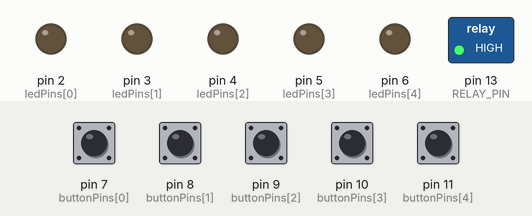
This sketch was run on a simulated Arduino Uno, built with avr-gcc and run on an emulated ATmega328P. Shown: switched loads named in the sketch (green lamp = pin HIGH), output pins drawn as LEDs (lit = HIGH). Inputs (shaded band) come from the test bench; at power-on: pin 7 (buttonPins[0]), pin 8 (buttonPins[1]), pin 9 (buttonPins[2]), pin 10 (buttonPins[3]), pin 11 (buttonPins[4]) HIGH. What the sketch prints to the serial monitor is not drawn.

Above: at 1.2 s.
1.3 s: pin 7 (buttonPins[0]) pulled LOW for 1 s
At 3.2 s:
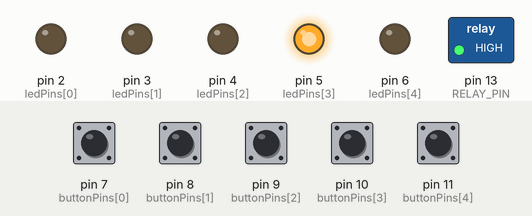
3.8 s: pin 8 (buttonPins[1]) pulled LOW for 0.15 s
At 4.4 s:
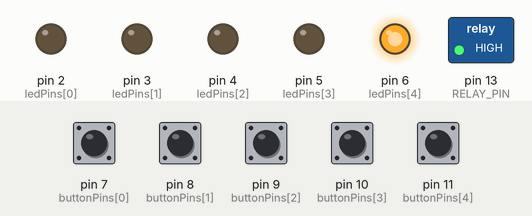
6.9 s: pin 8 (buttonPins[1]) pulled LOW for 1 s
At 7.14 s:
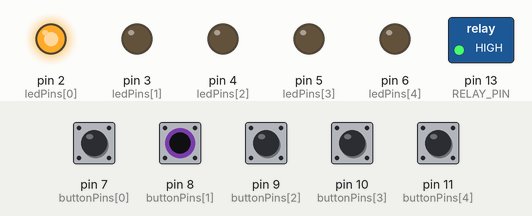
9.4 s: pin 7 (buttonPins[0]) pulled LOW for 0.15 s
At 9.9 s:
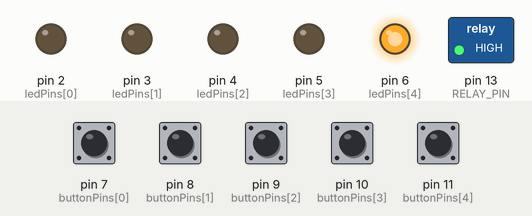
Timing chart, 0 to 13.0 s (numbered marks = the images above; inputs shaded):
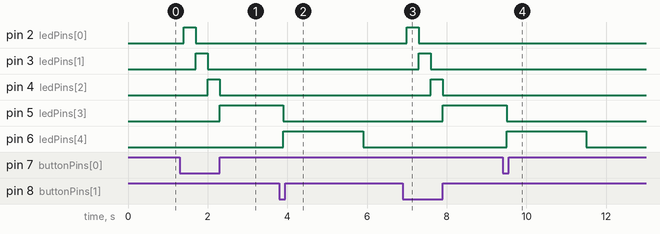

The sketch:

Unknown_TASTY.ino
```cpp
#include <Bounce2.h>

/*
 * Keypad system to replace the lock system for the fridge door?
 * There are 12 buttons, each associated with a unique letter
 * There are 5 leds, to indicate the current state of the input sequence
 * Only one led is on at a time, the leds dance transitioning from the last state to the first
 * if correct, otherwise the last led is lit for one second.
 *
 * Reset by holding the buttons O and S aat the same time for three seconds
 * Once this door has been unlocked, the keypad is "disabled" for the players and the door
 * remains unlocked until a staff reset
 *
 * Mapping of letters to pin numbers
 * A, 8, 1    O:
 * T: 7, 0    S: 9, 2
 * I:         K:
 * L:         R:
 * U:         M:
 * Y: 10,3    N:
 *
 * All letters not part of the correct sequence share the last pin (11) (i.e they are set up in parallel)
 */


#define RELAY_PIN 13
#define NUM_LEDS 5
#define NUM_BUTTON_PINS 5 // Uno does not have that many pins, so all invalid buttons share a pin
#define SEQUENCE_LENGTH 5
#define LOCKOUT_TIME 300
#define DEBOUNCE_TIME 100
#define PLAYER_LOCKOUT_TIME 1000 //  time (s) the last led is displayed for
#define RESET_BUTTON 0 // index of the button to be held
#define OTHER_RESET_BUTTON 3 // both buttons are to be held for the full reset
#define RESET_BUTTON_HOLD_TIME 3000 // time (ms) that the reset buttons must be held for
#define FLICKER 100 // time (ms) that each led is on for during the dance
#define NUM_FLICKERS 5

const int ledPins[NUM_LEDS] = {2,3,4,5,6};
const int buttonPins[NUM_BUTTON_PINS] = {7,8,9,10,11};
const int correctSequence[SEQUENCE_LENGTH] = {7,8,9,7,10};

int currentSequence[SEQUENCE_LENGTH] = {0,0,0,0,0};
int sequenceCounter = 0;

Bounce debounce[NUM_BUTTON_PINS];

int long previousTime = 0;

int ledFlags[NUM_LEDS] = {0,0,0,0,0};

bool isDoorUnlocked = false;

void setup() {

  for (int i = 0; i < NUM_BUTTON_PINS; i++){
    debounce[i] = Bounce();
    debounce[i].attach(buttonPins[i]);
    debounce[i].interval(DEBOUNCE_TIME);
    pinMode(buttonPins[i], INPUT_PULLUP);
  }

  for (int i = 0; i < NUM_LEDS; i++){
     pinMode(ledPins[i], OUTPUT);
     digitalWrite(ledPins[i], LOW);
  }

  pinMode(RELAY_PIN, OUTPUT);
  digitalWrite(RELAY_PIN, HIGH); // turns the magnet on to lock the door

  Serial.begin(9600);

}

void loop() {

  for (int i = 0; i < NUM_BUTTON_PINS; i++){
    debounce[i].update();
  }

  if (isDoorUnlocked){
    if (debounce[RESET_BUTTON].read() == LOW && debounce[OTHER_RESET_BUTTON].read() == LOW){
      Serial.println("A ,O Being held");
      delay(RESET_BUTTON_HOLD_TIME);
      if (debounce[RESET_BUTTON].read() == LOW && debounce[OTHER_RESET_BUTTON].read() == LOW){
        reset();
        previousTime = millis(); // temporarily ignores input, or else registers a button press
      }
    }
    return;
  }

  if (millis() - previousTime < LOCKOUT_TIME){
      return;
  }

  // poll the state of the buttons for whichever was pushed
  for (int i = 0; i < NUM_BUTTON_PINS; i++){
    if (debounce[i].read() == LOW){
      pushButton(i);
      previousTime = millis();
      break;
    }
  }

  // light up the leds according to the flags
  for (int i = 0; i < NUM_LEDS; i++){
    digitalWrite(ledPins[i], ledFlags[i]);
  }

}

boolean checkSequence(){
  for (int i = 0; i < SEQUENCE_LENGTH; i++){
    if (currentSequence[i] != correctSequence[i]){
      return false;
    }
  }
  return true;
}

/*
 * Input: pin number of the button that was pushed (7 to 12)
 * Stores the integer in the current sequence
 * Adjusts the led flags
 * On the 5th button press, check the validity of the sequence and
 * call the win or reset function
 */

void pushButton(int i){

  currentSequence[sequenceCounter] = i;
  Serial.print(i);

  if (sequenceCounter == NUM_LEDS - 1){
      if (checkSequence()){
        Serial.println("Correct Sequence");
        win();
      }else{
        Serial.println("Incorrect Sequence");
        digitalWrite(ledPins[NUM_LEDS -2], LOW);
        digitalWrite(ledPins[NUM_LEDS -1], HIGH);
        delay(PLAYER_LOCKOUT_TIME); // light up the last led for a second
        reset();
      }
  }else{
      for (int i = 0; i < NUM_LEDS; i++){
        ledFlags[i] = LOW;
      }
      ledFlags[sequenceCounter] = HIGH;
      sequenceCounter++;
  }

}

/*
 * Reset the ledflags, the current sequence input and other variables.
 * Turn on the magnetic lock.
 */

void reset(){
  for (int i = 0; i < SEQUENCE_LENGTH; i++){
    currentSequence[i] = 0;
    ledFlags[i] = LOW;
  }
  sequenceCounter = 0;
  isDoorUnlocked = false;
  digitalWrite(RELAY_PIN, HIGH);
  delay(PLAYER_LOCKOUT_TIME);
}

/*
 * Unlock the magnetic lock and make the leds dance, then reset the led flags.
 */

void win(){
  dance();
  for (int i = 0; i < NUM_LEDS; i++){
    ledFlags[i] = LOW;
  }
  isDoorUnlocked = true;
  digitalWrite(RELAY_PIN, LOW);
}

/*
 * Only one led can be on at a time so just light them up one at a time
 * in sequence
 */

void dance(){
  for (int i = 0; i < NUM_FLICKERS; i++){
    digitalWrite(ledPins[NUM_LEDS -1], LOW);
    digitalWrite(ledPins[0], HIGH);
    delay(FLICKER);
    for (int i = 1; i < NUM_LEDS; i++){
      digitalWrite(ledPins[i-1], LOW);
      digitalWrite(ledPins[i],HIGH);
      delay(FLICKER);
    }
  }
}
```

Measured:
- after the input at 1.3 s, pin 2 (ledPins[0]): LOW → HIGH after 0.10 s, → LOW 0.30 s later; pin 3 (ledPins[1]): LOW → HIGH after 0.40 s, → LOW 0.30 s later; pin 4 (ledPins[2]): LOW → HIGH after 0.70 s, → LOW 0.30 s later; pin 5 (ledPins[3]): LOW → HIGH after 1.0 s
- after the input at 3.8 s, pin 5 (ledPins[3]): HIGH → LOW after 0.10 s; pin 6 (ledPins[4]): LOW → HIGH after 0.10 s, → LOW 2.0 s later
- after the input at 6.9 s, pin 2 (ledPins[0]): LOW → HIGH after 0.10 s, → LOW 0.30 s later; pin 3 (ledPins[1]): LOW → HIGH after 0.40 s, → LOW 0.30 s later; pin 4 (ledPins[2]): LOW → HIGH after 0.70 s, → LOW 0.30 s later; pin 5 (ledPins[3]): LOW → HIGH after 1.0 s
- after the input at 9.4 s, pin 5 (ledPins[3]): HIGH → LOW after 0.10 s; pin 6 (ledPins[4]): LOW → HIGH after 0.10 s, → LOW 2.0 s later
